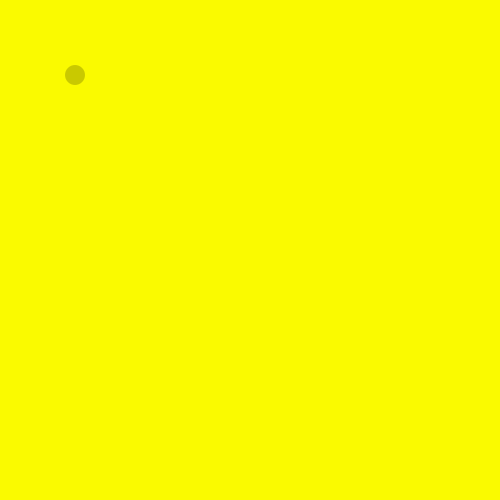
Frame 1 (no input)
Frame 60 (the mouse pressed at the canvas centre just before this capture): identical to frame 1, image omitted
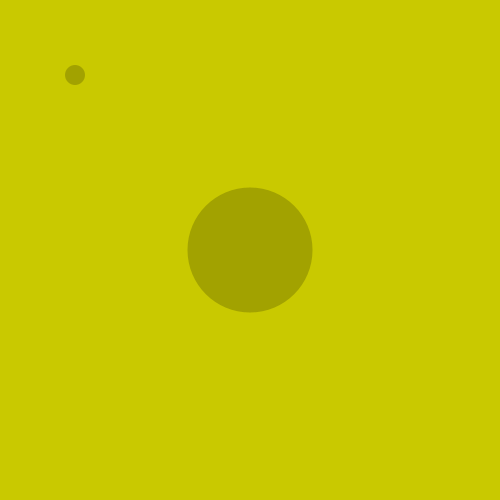
Frame 120 (the mouse held since frame 60 and released just before this capture)

The Processing sketch that drew these frames (run headless with seeded random() and noise(); from frame 60 on, the mouse is pressed at the canvas centre):

// Processing sketch: processing_74326
// ── processing_74326.pde

void setup(){
  size (500, 500);
 // smooth();
 background (250, 250, 0);
  }

void draw(){
noStroke();
background (250, 250, 0);
fill(0,50);
ellipse(75, 75, 20, 20);

fill(0,50);
  if(dist(mouseX, mouseY, 75, 75) > 10){
    ellipse (mouseX, mouseY, mouseX*5, mouseY*5);
  } if(dist(75, 75, mouseX, mouseY) > 10){
    ellipse (mouseX, mouseY, mouseX/2, mouseY/2);
  }
}
